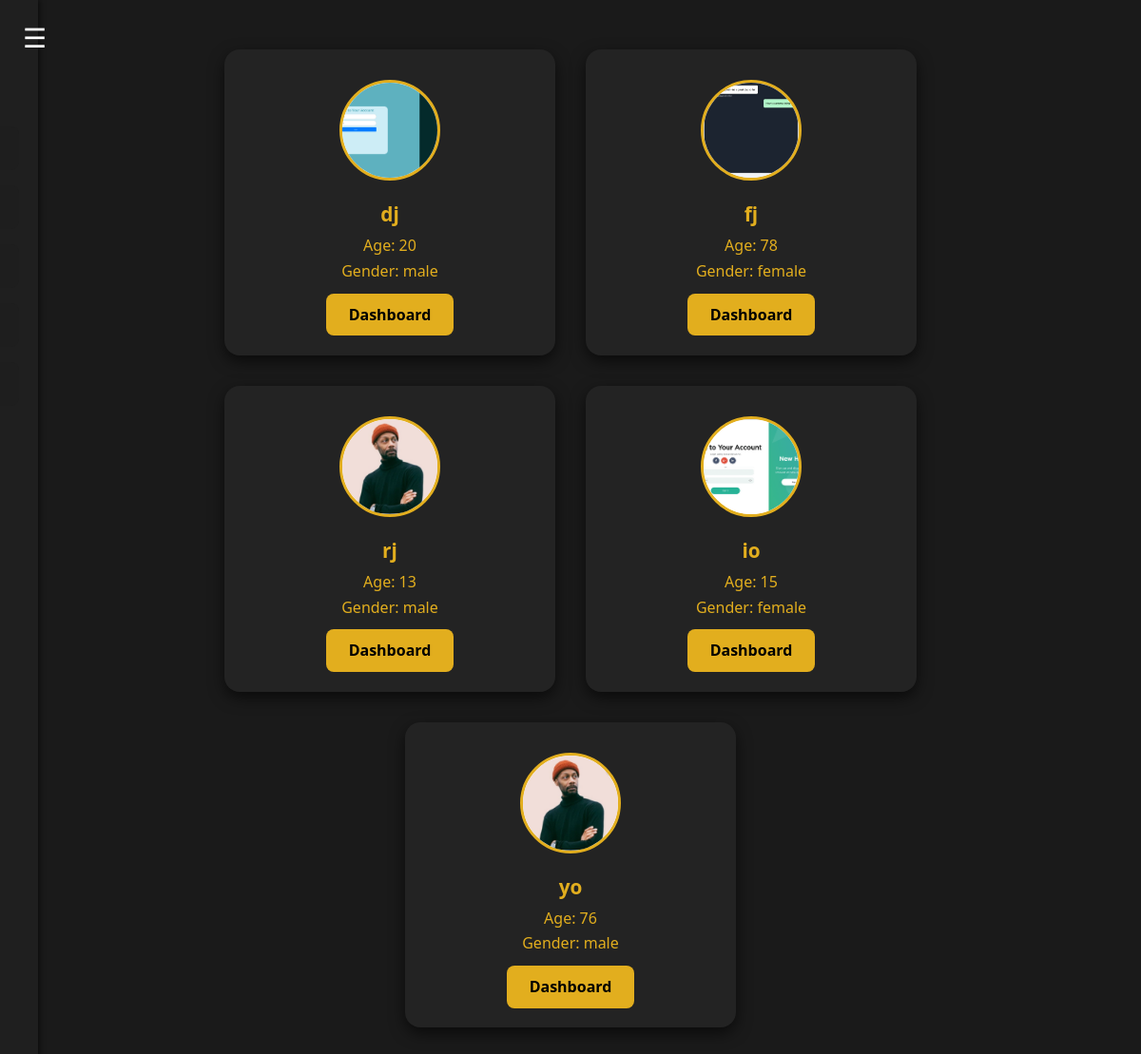
Page /view_users/ (signed in) on the committed database.
### accounts/models.py (models this page shows, shortened)
class Profile(models.Model):
    user = models.OneToOneField(User, on_delete=models.CASCADE)
    role = models.CharField(max_length=10, choices=[
        ('user', 'User'),
        ('trainer', 'Trainer'),
        ('admin', 'Admin')
    ])
    username = models.CharField(max_length=200,null=True)
    first_name = models.CharField(max_length=200,null=True)
    last_name = models.CharField(max_length=200,null=True)
    age = models.IntegerField(max_length=3,null=True)
    gender = models.CharField(max_length=10, null=True,choices=[
        ('male', 'Male'),
        ('female', 'Female'),
    ])
    phone_number = models.IntegerField(max_length=15,null=True)
    whatsapp_number = models.IntegerField(max_length=15,null=True)
    email = models.CharField(max_length=200,null=True)
    address = models.CharField(max_length=200,null=True)
    profile_pic = models.ImageField(default="default.png",null=True,blank=True)

### accounts/views.py (the view)
# urls.py: path('view_users/',views.view_users,name="view_users"),
@login_required
def view_users(request):
    users = Profile.objects.filter(role='user')
    return render(request, 'accounts/view_user.html', {'users': users})

### accounts/templates/accounts/view_user.html (shortened to what this page needs)
{% extends "accounts/base_trainer.html" %}
{% load static %}
{% block extra_css %}
    <link rel="stylesheet" href="{% static 'css/view_user.css' %}">
{% endblock %}
{% block content %}
    <div class="user-list-container">
    {% for user in users %}
        <div class="user-info">
            <div class="user-profilepic">
                {% if user.profile_pic %}
                    <img src="{{ user.profile_pic.url }}" alt="Profile Picture">
                {% else %}
                    <img src="{% static 'images/default.png' %}" alt="Profile Picture">
                {% endif %}
            </div>
            <div class="user-profilename">{{ user.username }}</div>
            <div class="age">Age: {{ user.age }}</div>
            <div class="gender">Gender: {{ user.gender }}</div>
            <div class="dashboard-btn">
                <a href="{% url 'trainer_view_user_dashboard' user.username %}" class="btn dashboard-link">Dashboard</a>
            </div>
        </div>
    {% endfor %}
{% endblock %}

### accounts/templates/accounts/base_trainer.html (shortened to what this page needs)
{% load static %}
<!DOCTYPE html>
<html lang="en">
<head>
    <link rel="stylesheet" href="{% static 'css/base_user.css' %}">
    {% block extra_css %}{% endblock %}
</head>
<body>
    <button class="hamburger" onclick="toggleSidebar()">☰</button>
    <div class="dashboard-layout" id="dashboard">
        <aside class="sidebar" id="sidebar">
            <h1 class="logo">Trainer Panel</h1>
            <nav>
                <a href="{% url 'user' %}">Profile</a>
                <a href="{% url 'inbox' %}">Inbox</a>
                <a href="{% url 'view_users' %}">View Users</a>
                <a href="{% url 'trainer_reviews' %}" class="btn">My Reviews</a>
                <a href="{% url 'logout' %}">Log Out</a>
            </nav>
        </aside>
        <main class="main-content">
            {% block content %}{% endblock %}
        </main>
    </div>
</body>
</html>

### static/css/base_user.css (style rules this page uses)
body { margin: 0; font-family: 'Segoe UI', sans-serif; background-color: #0d1b2a; color: #ffffff; }
.dashboard-layout { display: flex; height: 100vh; }
.sidebar { width: 25%; background-color: #14213d; padding: 2rem; display: flex; flex-direction: column; }
.logo { color: #fca311; font-size: 2rem; margin-bottom: 2rem; }
.sidebar nav { display: flex; flex-direction: column; gap: 1rem; }
.sidebar a { color: #fca311; text-decoration: none; background-color: #1e1e1e; padding: 0.75rem 1rem; border-radius: 0.5rem; font-weight: bold; transition: background 0.3s; }
.main-content { width: 75%; padding: 2rem; background-color: #1a1a1a; overflow-y: auto; }
body { margin: 0; background-color: #121212; color: #fff; font-family: Arial, sans-serif; }
.hamburger { position: fixed; top: 16px; left: 16px; z-index: 2000; background: none; border: none; font-size: 28px; color: white; cursor: pointer; padding: 8px; display: block; margin: 0; }
.dashboard-layout { display: flex; transition: margin-left 0.3s ease; }
.sidebar { width: 250px; height: 100vh; background-color: #1f1f1f; padding: 60px 20px 20px 20px; box-shadow: 2px 0 5px rgba(0,0,0,0.5); position: fixed; top: 0; left: -250px; transition: left 0.3s ease; z-index: 1000; }
.sidebar .logo { font-size: 24px; margin-bottom: 20px; }
.main-content { flex: 1; padding: 20px; margin-left: 0; transition: margin-left 0.3s ease; }
nav a { display: block; color: #fff; padding: 10px 0; text-decoration: none; }

### static/css/view_user.css (style rules this page uses)
body { background: #181818; font-family: 'Segoe UI', Arial, sans-serif; margin: 0; padding: 0; color: #fff; }
.user-list-container { display: flex; flex-wrap: wrap; gap: 2rem; justify-content: center; padding: 2rem; }
.user-info { background: #232323; border-radius: 1rem; box-shadow: 0 6px 16px rgba(0, 0, 0, 0.6); padding: 2rem 1.5rem; width: 300px; display: flex; flex-direction: column; align-items: center; text-align: center; transition: transform 0.2s, box-shadow 0.2s; }
.user-profilepic img { width: 100px; height: 100px; border-radius: 50%; object-fit: cover; border: 3px solid #e2ae1e; margin-bottom: 1rem; background: #fff; }
.user-profilename { font-size: 1.3rem; font-weight: bold; color: #e2ae1e; margin-bottom: 0.5rem; }
.age, .gender { font-size: 1rem; margin-bottom: 0.3rem; color: #e2ae1e; }
.dashboard-btn { margin-top: 1.2rem; }
.dashboard-btn a { padding: 0.7rem 1.5rem; background: #e2ae1e; color: #000; border-radius: 0.5rem; font-weight: bold; font-size: 1rem; text-decoration: none; transition: background 0.2s, color 0.2s; }

### rows in the picture
Profile: profile_pic (picture), username "dj", age "20", gender "male"
Profile: profile_pic (picture), username "fj", age "78", gender "female"
Profile: profile_pic (picture), username "rj", age "13", gender "male"
Profile: profile_pic (picture), username "io", age "15", gender "female"
Profile: profile_pic (picture), username "yo", age "76", gender "male"
